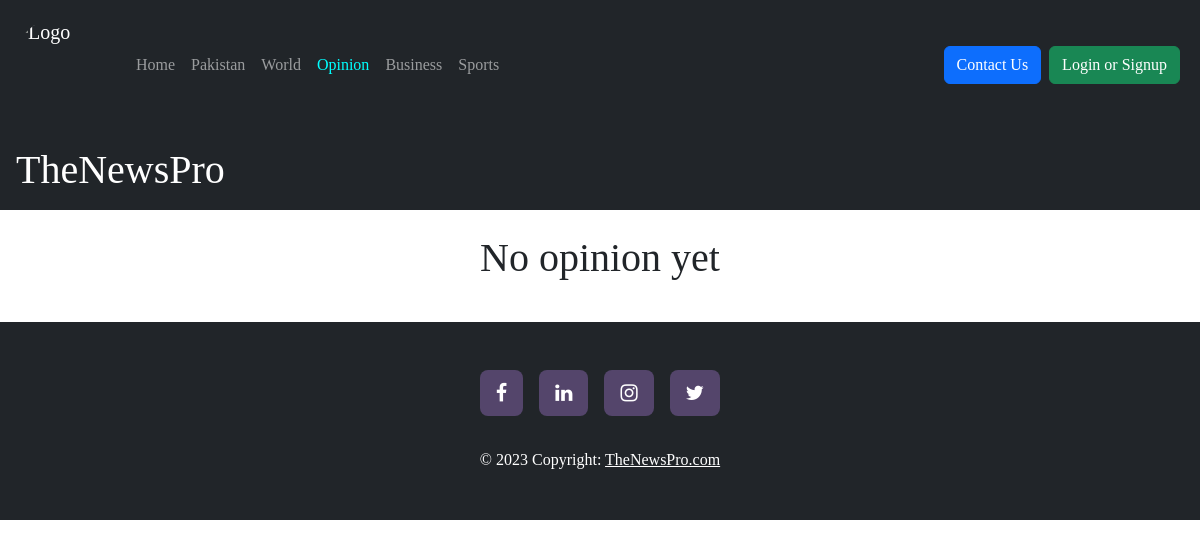
Page /opinion/ on the earlier database version.
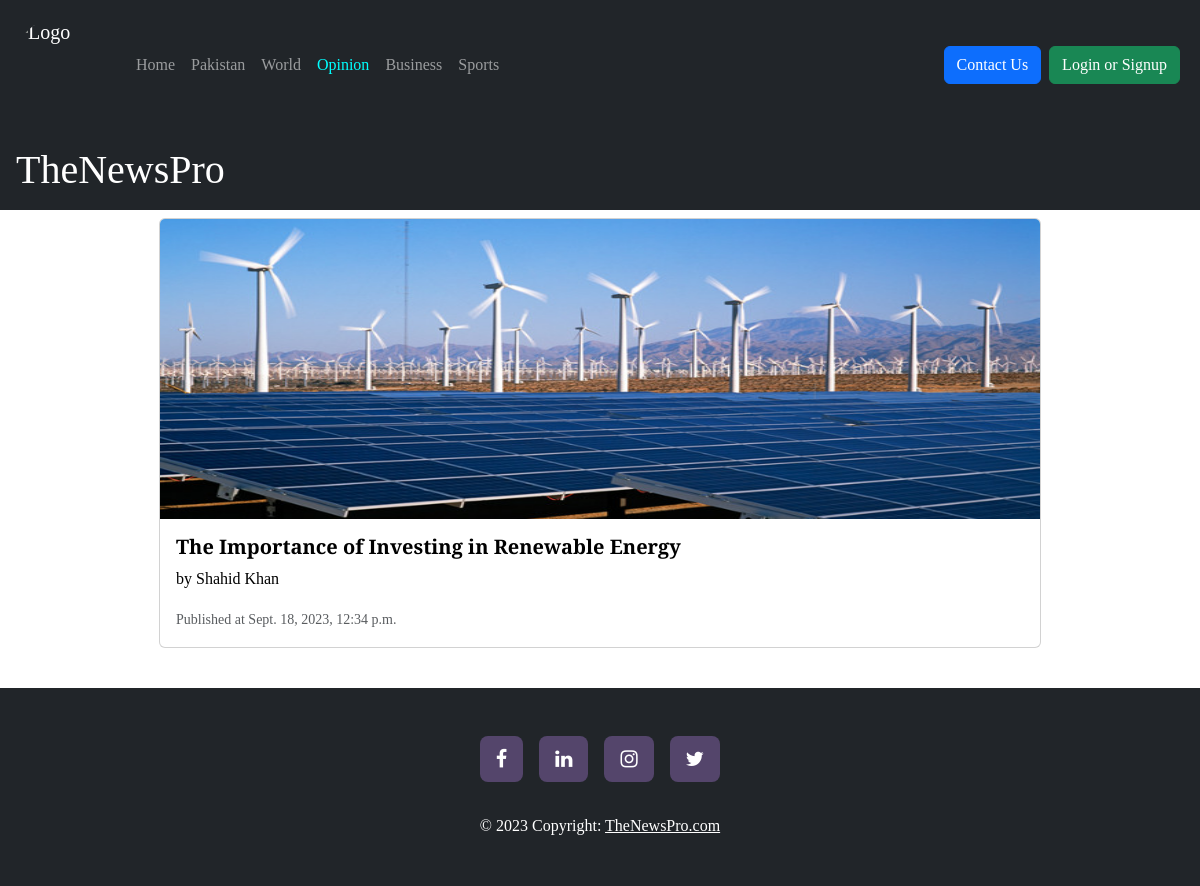
Same page on the later database version.
### Opinion/models.py (models this page shows, shortened)
class Opinion(models.Model):
    opinion_photo = models.FileField(upload_to='Opinion/', max_length=250, null=True, default=None)
    opinion_heading = models.CharField(max_length=300)
    opinion_content = HTMLField()
    writer = models.CharField(max_length=100)
    writer_description = models.CharField(max_length=500, default=None)
    written_at = models.DateTimeField(auto_now_add=True)

### Opinion/views.py (the view)
# urls.py: path('', views.opinion_page, name='opinion'),
def opinion_page(request):
    opinion_objects = Opinion.objects.all().order_by('-id')     # Sorting the objects in reverse order so get latest on top
    contact_us(request)
    p = Paginator(opinion_objects, 8)
    page_num = request.GET.get('page')
    final_data = p.get_page(page_num)
    data = {
        'opinion_objects' : opinion_objects,
        'title' : "Opinion - TheNewsPro",
        'final_data' : final_data,
    }
    return render(request, 'Opinion/Opinion.html', data)

### ContactUs/views.py (called while the page is built)
def contact_us(request):
    if request.method == 'POST':
        contact_us_email = request.POST['contact_us_email']
        contact_us_message = request.POST['contact_us_message']
        contact = Contact(contact_us_email=contact_us_email, contact_us_message=contact_us_message)
        contact.save()      # Saving user email and the message left

### Templates/Opinion/Opinion.html (shortened to what this page needs)
{% include 'header.html' %}
<div class="container-fluid">
    {% for i in final_data %}
        <div class="card mx-auto my-2 w-75">
            <img src="/Media/{{i.opinion_photo}}" class="card-img-top" alt="..." height="300px">
            <div class="card-body">
                <a href="/opinion/{{i.id}}" style="text-decoration: none; color: black;">
                    <h5 class="card-title" style="font-weight: bold;">{{i.opinion_heading}}</h5>
                    <p class="card-text">by {{i.writer}}</p>
                    <p class="card-text"><small class="text-muted">Published at {{i.written_at}}</small></p>
                </a>
            </div>
        </div>
        {% empty %}
        <h1 class="text-center mt-4">No opinion yet</h1>
    {% endfor %}
</div>
{% include 'footer.html' %}

### Templates/header.html (shortened to what this page needs)
<!DOCTYPE html>
<html lang="en">
<head>
    <link href="https://cdn.jsdelivr.net/npm/bootstrap@5.3.0-alpha3/dist/css/bootstrap.min.css" rel="stylesheet">
    <link rel="stylesheet" href="https://cdnjs.cloudflare.com/ajax/libs/font-awesome/4.7.0/css/font-awesome.min.css">
</head>
<body>
    <nav class="navbar navbar-expand-lg bg-dark" data-bs-theme="dark">
        <div class="container-fluid">
          <a class="navbar-brand" href="{% url 'home' %}">
            <img src="https://images.unsplash.com/photo-1526470608268-f674ce90ebd4?ixlib=rb-4.0.3&ixid=MnwxMjA3fDB8MHxwaG90by1wYWdlfHx8fGVufDB8fHx8&auto=format&fit=crop&w=774&q=80" alt="Logo" width="100" height="100" class="d-inline-block align-text-top rounded-circle">
          </a>
          <div class="collapse navbar-collapse" id="navbarSupportedContent">
            <ul class="navbar-nav me-auto mb-2 mb-lg-0">
              <li class="nav-item">
                <a class="nav-link nav-hover {% if request.path == '/' %} current {% endif %}" href="{% url 'home' %}">Home</a>
              </li>
              <li class="nav-item">
                <a class="nav-link nav-hover {% if '/pakistan/' in request.path %} current {% endif %}" href="{% url 'pakistan' %}">Pakistan</a>
              </li>
              <li class="nav-item">
                <a class="nav-link nav-hover {% if '/world/' in request.path %} current {% endif %}" href="{% url 'world' %}">World</a>
              </li>
              <li class="nav-item">
                <a class="nav-link nav-hover {% if '/opinion/' in request.path %} current {% endif %}" href="{% url 'opinion' %}">Opinion</a>
              </li>
              <li class="nav-item">
                <a class="nav-link nav-hover {% if '/business/' in request.path %} current {% endif %}" href="{% url 'business' %}">Business</a>
              </li>
              <li class="nav-item">
                <a class="nav-link nav-hover {% if '/sports/' in request.path %} current {% endif %}" href="{% url 'sports' %}">Sports</a>
              </li>
            </ul>
            {% if request.path != '/user/login' %}
              {% if request.path != '/user/signup' %}
                <button type="button" class="btn btn-primary d-flex" data-bs-toggle="modal" data-bs-target="#staticBackdrop">
                  Contact Us
                </button>
              {% endif %}
            {% endif %}
            {% if user.is_authenticated %}
              <a href="{% url 'logout' %}" style="text-decoration: none; color: white;">
                <button type="button" class="d-flex btn btn-danger mx-lg-2 mx-0 my-2 my-lg-0">Logout</button>
              </a>
            {% else %}
              <a href="{% url 'login' %}" style="text-decoration: none; color: white;">
                <button type="button" class="btn btn-success mx-lg-2 mx-0 my-2 my-lg-0">Login or Signup</button>
              </a>
            {% endif %}
          </div>
        </div>
    </nav>
    <a href="{% url 'home' %}" style="text-decoration: none;">
      <h1 class="bg-dark text-white text-align-center p-3 m-0" style="font-family: 'Instrument Serif', serif;">TheNewsPro</h1>
    </a>

### Templates/footer.html (shortened to what this page needs)
    <footer class="text-center text-lg-start bg-dark">
      <div class="container d-flex justify-content-center pt-5 pb-3">
        <a href="https://www.facebook.com/myselfhamzaaziz" target="_blank">
          <button type="button" class="btn btn-primary btn-lg btn-floating mx-2 border-0" style="background-color: #54456b;">
            <i class="fa fa-facebook-f"></i>
          </button>
        </a>
        <a href="https://linkedin.com/in/hamzaibnshafiq" target="_blank">
          <button type="button" class="btn btn-primary btn-lg btn-floating mx-2 border-0" style="background-color: #54456b;">
            <i class="fa fa-linkedin"></i>
          </button>
        </a>
        <a href="https://instagram.com/hamzee.here" target="_blank">
          <button type="button" class="btn btn-primary btn-lg btn-floating mx-2 border-0" style="background-color: #54456b;">
            <i class="fa fa-instagram"></i>
          </button>
        </a>
        <a href="https://twitter.com/HamzaIbnShafiq" target="_blank">
          <button type="button" class="btn btn-primary btn-lg btn-floating mx-2 border-0" style="background-color: #54456b;">
            <i class="fa fa-twitter"></i>
          </button>
        </a>
      </div>
      <div class="text-center text-white p-3 pb-5">
        © 2023 Copyright:
        <a class="text-white" href="{% url 'home' %}">TheNewsPro.com</a>
      </div>
    </footer>
</body>
</html>

### Templates/header.html (style rules this page uses)
* { font-family: 'PT Serif', serif; }
.current { color: cyan; }

Differences in the rows shown:
added Opinion: opinion_photo (picture), opinion_heading "The Importance of Investing in Renewable Energy", writer "Shahid Khan", written_at "Sept. 18, 2023, 12:34 p.m."
Other differences:
text no longer shown: "No opinion yet"
